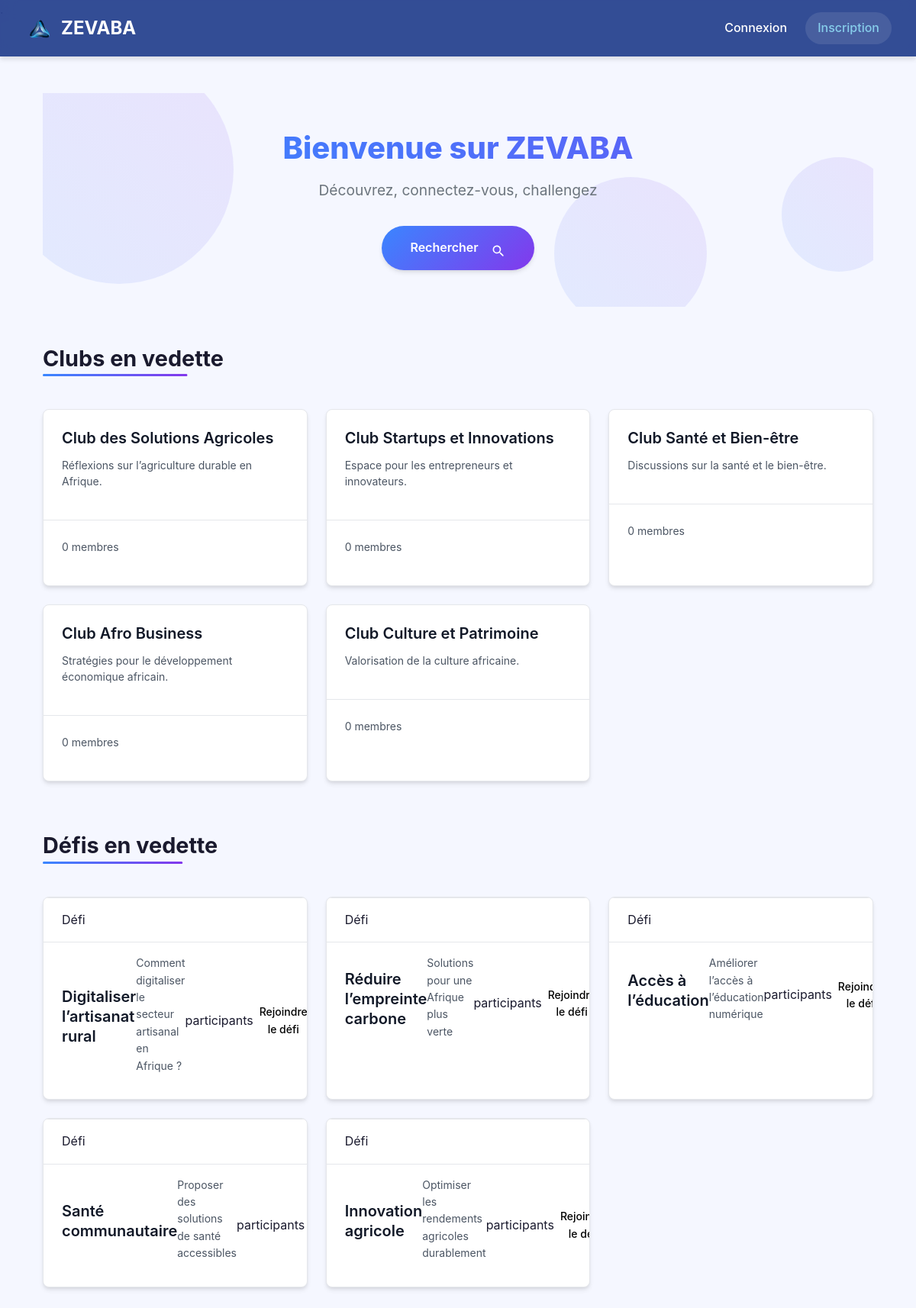
Before: / with the older database file.
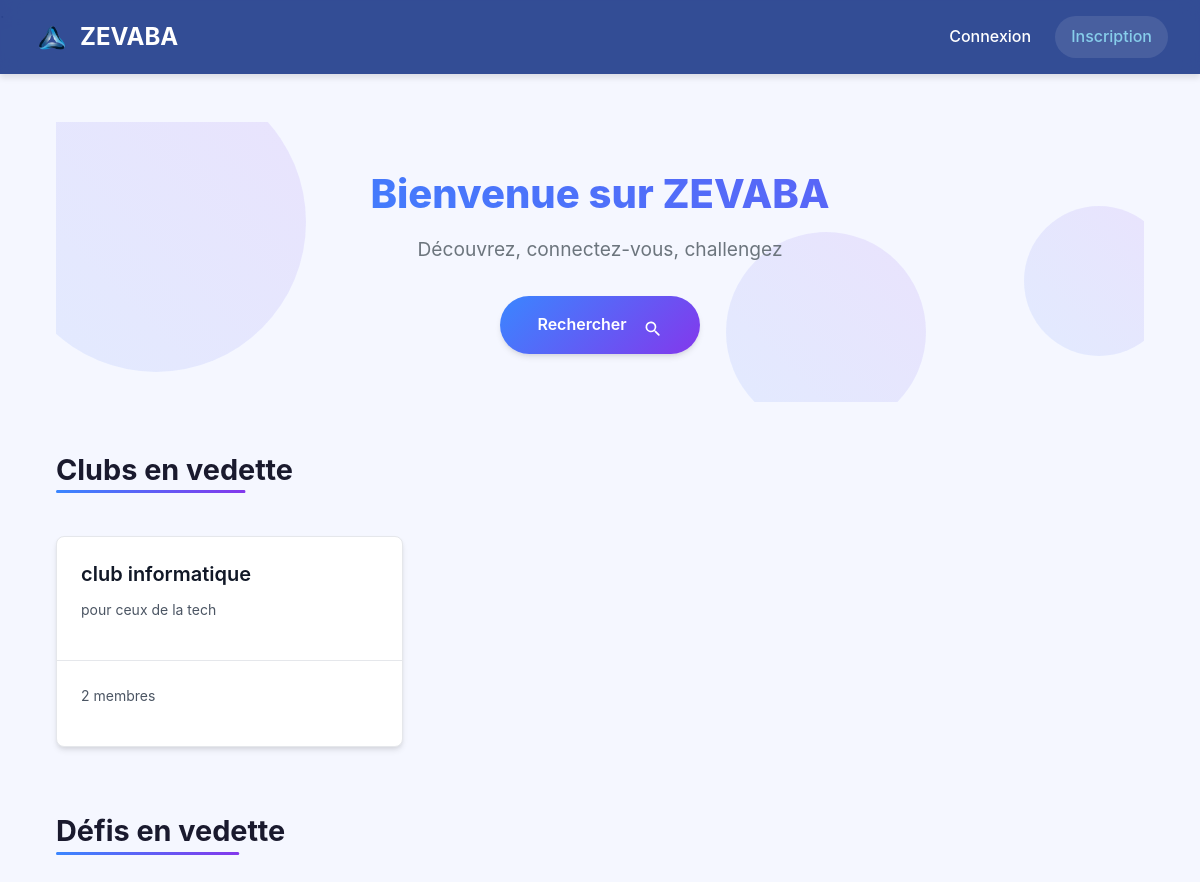
After: the same page with the newer database file.
### core/models.py (models this page shows, shortened)
class Club(models.Model):
    name = models.CharField(max_length=100)
    description = models.TextField()
    creator = models.ForeignKey(User, on_delete=models.CASCADE, related_name='created_clubs')
    members = models.ManyToManyField(User, through='ClubMembership', related_name='joined_clubs', blank=True)
    created_at = models.DateTimeField(default=timezone.now)

class Challenge(models.Model):
    title = models.CharField(max_length=100)
    description = models.TextField()
    created_at = models.DateTimeField(default=timezone.now)

### core/views.py (the view)
# urls.py: path('', views.home, name='home'),
def home(request):
    clubs = Club.objects.all()[:5]
    if request.user.is_authenticated:
        user_clubs = request.user.joined_clubs.all()
        user_club_ids = [club.id for club in user_clubs]
    else:
        user_club_ids = []
    challenges = Challenge.objects.all()[:5]
    return render(request, 'home.html', {'clubs': clubs, 'user_club_ids': user_club_ids, 'challenges': challenges})

### core/templates/home.html (shortened to what this page needs)
{% extends 'base.html' %}
{% block content %}
    <div class="home-container">
        <section class="hero">
            <div class="hero-content">
                <h1 class="hero-title">Bienvenue sur <span class="logo-highlight">ZEVABA</span></h1>
                <p class="hero-subtitle">Découvrez, connectez-vous, challengez</p>
                <div class="search-container">
                    <button onclick="window.location.href='/search/'" class="magic-search-button">
                        <span class="magic-search-text">Rechercher</span>
                        <span class="magic-search-icon">
                        </span>
                    </button>
                </div>
            </div>
            <div class="hero-animation">
                <div class="circle-animation"></div>
                <div class="circle-animation delay-1"></div>
                <div class="circle-animation delay-2"></div>
            </div>
        </section>
        <section class="featured-section">
            <h2 class="section-header">
                <span class="header-text">Clubs en vedette</span>
                <span class="header-underline"></span>
            </h2>
            <div class="card-grid">
                {% for club in clubs %}
                    <div class="bg-white dark:bg-gray-800 rounded-lg shadow-md overflow-hidden" data-club-id="{{ club.pk }}">
                        <a href="{% url 'club_detail' pk=club.pk %}" class="block p-4">
                            <h3 class="text-xl font-bold text-gray-900 dark:text-white">{{ club.name }}</h3>
                            <p class="mt-2 text-gray-600 dark:text-gray-400">{{ club.description|truncatewords:20 }}</p>
                        </a>
                        <div class="p-4 border-t border-gray-200 dark:border-gray-700">
                            <p class="text-sm text-gray-600 dark:text-gray-400">
                                {{ club.members.count }} membres
                            </p>
                        </div>
                    </div>
                {% endfor %}
            </div>
        </section>
        <section class="featured-section">
            <h2 class="section-header">
                <span class="header-text">Défis en vedette</span>
                <span class="header-underline"></span>
            </h2>
            <div class="card-grid">
                {% for challenge in challenges %}
                    <div class="featured-card challenge-card">
                        <div class="challenge-badge">Défi</div>
                        <div class="card-content">
                            <h3 class="card-title">{{ challenge.title }}</h3>
                            <p class="card-description">{{ challenge.description|truncatewords:20 }}</p>
                            <div class="progress-container">
                                <span class="progress-text">{{ challenge.participants_count }} participants</span>
                            </div>
                            <button class="cta-button join-challenge">Rejoindre le défi</button>
                        </div>
                    </div>
                {% endfor %}
            </div>
        </section>
    </div>
{% endblock %}

### core/templates/base.html (shortened to what this page needs)
{% load static %}
<!DOCTYPE html>
<html lang="fr">
<head>
    <link href="https://cdn.jsdelivr.net/npm/bootstrap@5.3.0/dist/css/bootstrap.min.css" rel="stylesheet">
    <link rel="stylesheet" href="https://cdnjs.cloudflare.com/ajax/libs/font-awesome/6.7.2/css/all.min.css">
</head>
<body>
    <nav class="desktop-nav" id="desktopNav">
        <a href="{% url 'home' %}" class="logo-container">
            <img src="{% static 'images/logo.png' %}" alt="Logo Zevaba" class="logo-img">
            <span class="logo-text">ZEVABA</span>
        </a>
        <div class="nav-links">
            {% if user.is_authenticated %}
                <a href="{% url 'profile' user.username %}" class="nav-link {% if request.path == '/profile/'|add:user.username|add:'/' %}active active-indicator{% endif %}">Profil</a>
                <a href="{% url 'feed' %}" class="nav-link {% if request.path == '/feed/' %}active active-indicator{% endif %}">Fil d'actualité</a>
                <a href="{% url 'clubs' %}" class="nav-link {% if request.path == '/clubs/' %}active active-indicator{% endif %}">Clubs</a>
                <a href="{% url 'logout' %}" class="nav-link">Déconnexion</a>
            {% else %}
                <a href="{% url 'login' %}" class="nav-link {% if request.path == '/login/' %}active active-indicator{% endif %}">Connexion</a>
                <a href="{% url 'register' %}" class="nav-link register-link {% if request.path == '/register/' %}active{% endif %}">Inscription</a>
            {% endif %}
        </div>
    </nav>
    <div class="main-content">
        {% block content %}
        {% endblock %}
    </div>
</body>
</html>

### core/templates/base.html (style rules this page uses)
:root { --zevaba-light-blue: #87CEEB; --zevaba-dark-blue: #1E3A8A; --zevaba-white: #FFFFFF; --zevaba-black: #000000; --zevaba-gray: #F3F4F6; --transition: all 0.3s ease; --shadow: 0 4px 6px rgba(0, 0, 0, 0.1); --shadow-lg: 0 10px 15px rgba(0, 0, 0, 0.1); }
* { margin: 0; padding: 0; box-sizing: border-box; }
body { font-family: 'Segoe UI', Tahoma, Geneva, Verdana, sans-serif; background-color: var(--zevaba-white); color: var(--zevaba-black); line-height: 1.6; min-height: 100vh; display: flex; flex-direction: column; }
.desktop-nav { position: fixed; top: 0; left: 0; width: 100%; background-color: rgba(30, 58, 138, 0.9); backdrop-filter: blur(10px); padding: 1rem 2rem; display: flex; justify-content: space-between; align-items: center; z-index: 1000; box-shadow: var(--shadow); transform: translateY(0); transition: var(--transition); }
.logo-container { display: flex; align-items: center; gap: 0.5rem; text-decoration: none; }
.logo-img { width: 40px; height: 40px; border-radius: 50%; object-fit: cover; transition: var(--transition); }
.logo-text { font-size: 1.5rem; font-weight: 700; color: var(--zevaba-white); transition: var(--transition); }
.nav-links { display: flex; gap: 1.5rem; align-items: center; }
.nav-link { color: var(--zevaba-white); text-decoration: none; font-weight: 500; position: relative; padding: 0.5rem 0; transition: var(--transition); }
.nav-link::after { content: ''; position: absolute; bottom: 0; left: 0; width: 0; height: 2px; background-color: var(--zevaba-light-blue); transition: var(--transition); }
.register-link { color: var(--zevaba-light-blue); background-color: rgba(255, 255, 255, 0.1); padding: 0.5rem 1rem; border-radius: 50px; transition: var(--transition); }
.main-content { flex: 1; padding: 6rem 2rem 2rem; width: 100%; max-width: 1200px; margin: 0 auto; }

Changed rows visible on the page:
removed Club: name "Club des Solutions Agricoles", description "Réflexions sur l’agriculture durable en Afrique.", members.count "0"
removed Club: name "Club Startups et Innovations", description "Espace pour les entrepreneurs et innovateurs.", members.count "0"
removed Club: name "Club Santé et Bien-être", description "Discussions sur la santé et le bien-être.", members.count "0"
removed Club: name "Club Afro Business", description "Stratégies pour le développement économique africain.", members.count "0"
removed Club: name "Club Culture et Patrimoine", description "Valorisation de la culture africaine.", members.count "0"
removed Challenge: title "Digitaliser l’artisanat rural", description "Comment digitaliser le secteur artisanal en Afrique ?"
removed Challenge: title "Réduire l’empreinte carbone", description "Solutions pour une Afrique plus verte"
removed Challenge: title "Accès à l’éducation", description "Améliorer l’accès à l’éducation numérique"
removed Challenge: title "Santé communautaire", description "Proposer des solutions de santé accessibles"
removed Challenge: title "Innovation agricole", description "Optimiser les rendements agricoles durablement"
added Club: name "club informatique", description "pour ceux de la tech", members.count "2"
